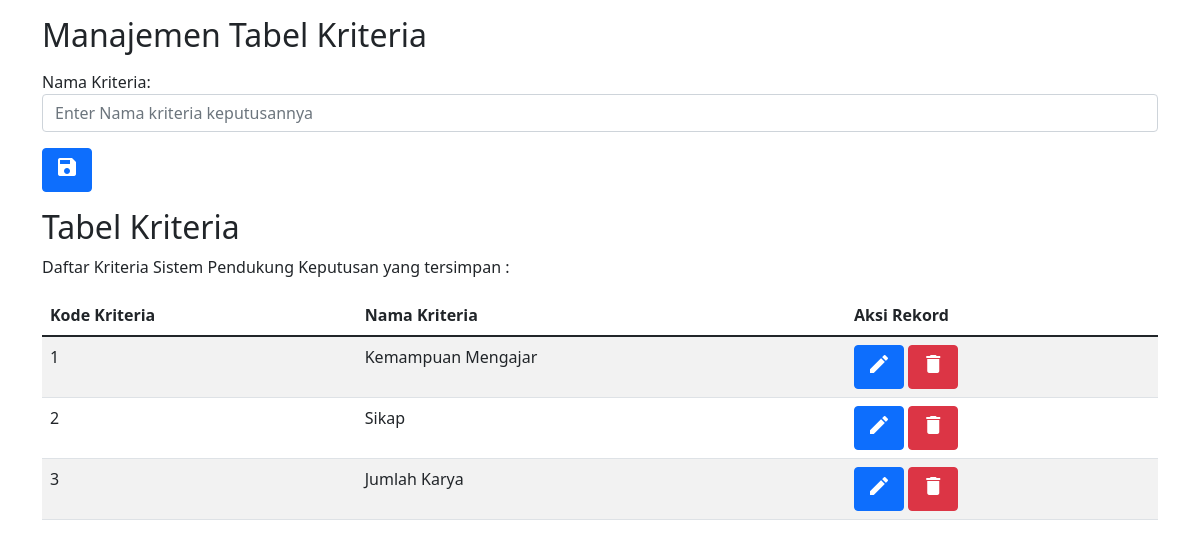
The page /kriteria.php (signed in) on the database as committed earlier.
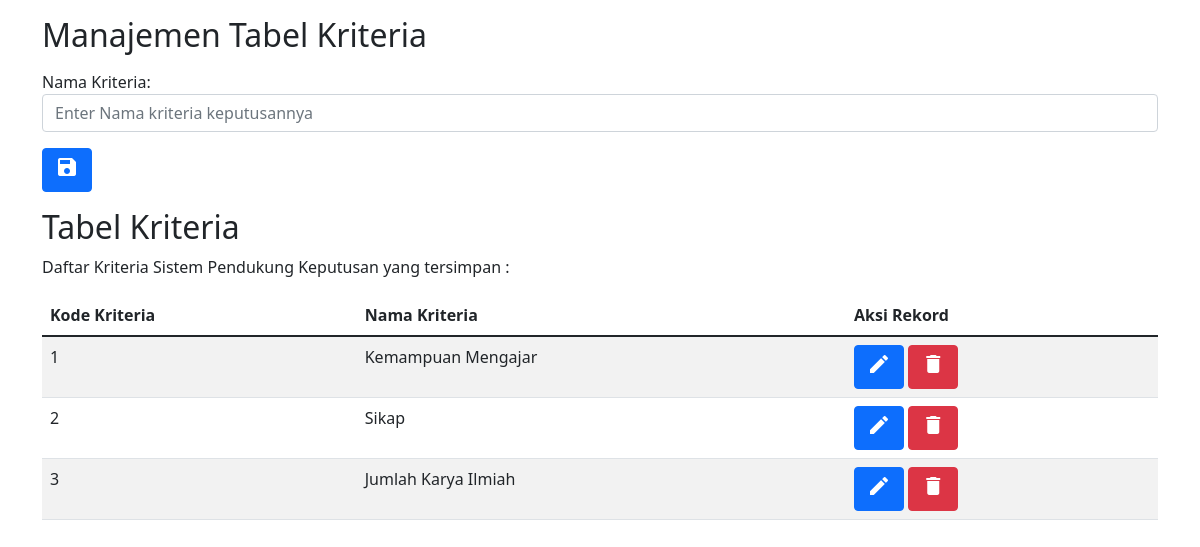
The same page on the database as committed later.
### tables this page shows
CREATE TABLE `kriteria` (
  `KodeKriteria` int(11) NOT NULL,
  `NamaKriteria` varchar(50) NOT NULL
);

### kriteria.php (the view, shortened to what this page needs)
<?php
$kon=mysqli_connect("localhost","root","","ahp");
?>
<!DOCTYPE html>
<html lang="en">
<head>
  <link href="https://cdn.jsdelivr.net/npm/bootstrap@5.1.3/dist/css/bootstrap.min.css" rel="stylesheet">
</head>
<body>
<div class="container mt-3">
  <h2>Manajemen Tabel Kriteria</h2>
  <form action="" method="post">
    <div class="mb-3 mt-3">
      <label for="NamaPengguna">Nama Kriteria:</label>
      <input type="text" class="form-control" id="NamaKriteria" placeholder="Enter Nama kriteria keputusannya" name="NamaKriteria" autocomplete="on" required>
    </div>
	<button type="submit" class="btn btn-primary" name="BSimpan"title="Simpan"><span class="material-icons">save</span></button>
  </form>
</div>
<div class="container mt-3">
  <h2>Tabel Kriteria</h2>
  <p>Daftar Kriteria Sistem Pendukung Keputusan yang tersimpan :</p>
  <table class="table table-striped">
    <thead>
      <tr>
        <th>Kode Kriteria</th>
        <th>Nama Kriteria</th>
        <th>Aksi Rekord</th>
      </tr>
    </thead>
<?php
 $sqlkriteria="select * from kriteria";
 $qkriteria=mysqli_query($kon,$sqlkriteria);
 $rkriteria=mysqli_fetch_array($qkriteria);
?>
    <tbody>
<?php
 if (!empty($rkriteria)) {
 do { ?>
      <tr>
        <td><?php echo $rkriteria['KodeKriteria'];?></td>
        <td><?php echo $rkriteria['NamaKriteria'];?></td>
        <td>
		<button type="submit" class="btn btn-primary" name="BKoreksi" onclick="window.location.href='koreksikriteria.php?a=edt&id=<?php echo $rkriteria['KodeKriteria'];?>'" title="Koreksi"><span class="material-icons">edit</span></button>
		<button type="submit" class="btn btn-danger" name="BHapus" onclick="if (confirm('Apakah yakin akan menghapus rekord ini ?')) window.location.href='hapuskriteria.php?a=del&id=<?php echo $rkriteria['KodeKriteria'];?>'"<?php echo $rkriteria['KodeKriteria'];?>" title="Hapus"><span class="material-icons">delete</span></button>
		</td>
      </tr>
<?php
    } while ($rkriteria=mysqli_fetch_array($qkriteria));
 }
?>
    </tbody>
  </table>
</div>
</body>
</html>

Rows that differ between the two databases and show on the page:
changed kriteria id 3: NamaKriteria "Jumlah Karya" → "Jumlah Karya Ilmiah"
